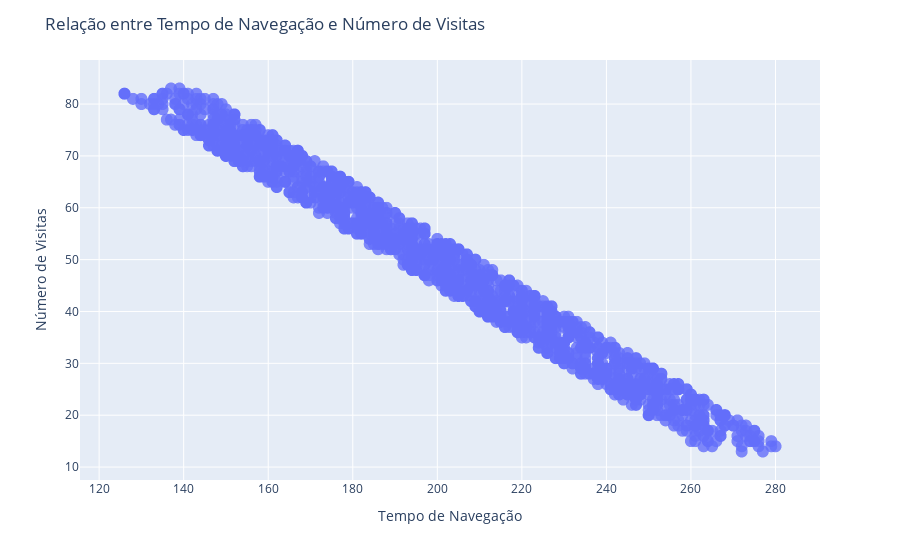

Notebook code for this chart:
### Markdown cell above
Visualizações interativas com Plotly

### Code cell
# Scatter plot interativo para explorar a relação entre tempo de navegação e número de visitas

fig = px.scatter(dados, x='BrowsingTime', y='WebVisits', labels={'BrowsingTime': 'Tempo de Navegação', 'WebVisits': 'Número de Visitas'})
fig.update_traces(marker=dict(size=12, opacity=.8))
fig.update_layout(title='Relação entre Tempo de Navegação e Número de Visitas', showlegend=False)
fig.show()

### Figure 1 — Plotly figure (JSON) as saved in the notebook; plotly's stock layout.template omitted (floating-point values rounded to 4 significant figures; data arrays with more than 128 entries replaced by an {"elided": "..."} marker saying what was removed)
{"data": [{"hovertemplate": "Tempo de Navegação=%{x}<br>Número de Visitas=%{y}<extra></extra>", "legendgroup": "", "marker": {"color": "#636efa", "opacity": 0.8, "size": 12, "symbol": "circle"}, "mode": "markers", "name": "", "showlegend": false, "type": "scattergl", "x": {"elided": "1500 int values"}, "xaxis": "x", "y": {"elided": "1500 int values"}, "yaxis": "y"}], "layout": {"legend": {"tracegroupgap": 0}, "margin": {"t": 60}, "showlegend": false, "title": {"text": "Relação entre Tempo de Navegação e Número de Visitas"}, "xaxis": {"anchor": "y", "domain": [0, 1], "title": {"text": "Tempo de Navegação"}}, "yaxis": {"anchor": "x", "domain": [0, 1], "title": {"text": "Número de Visitas"}}}}
